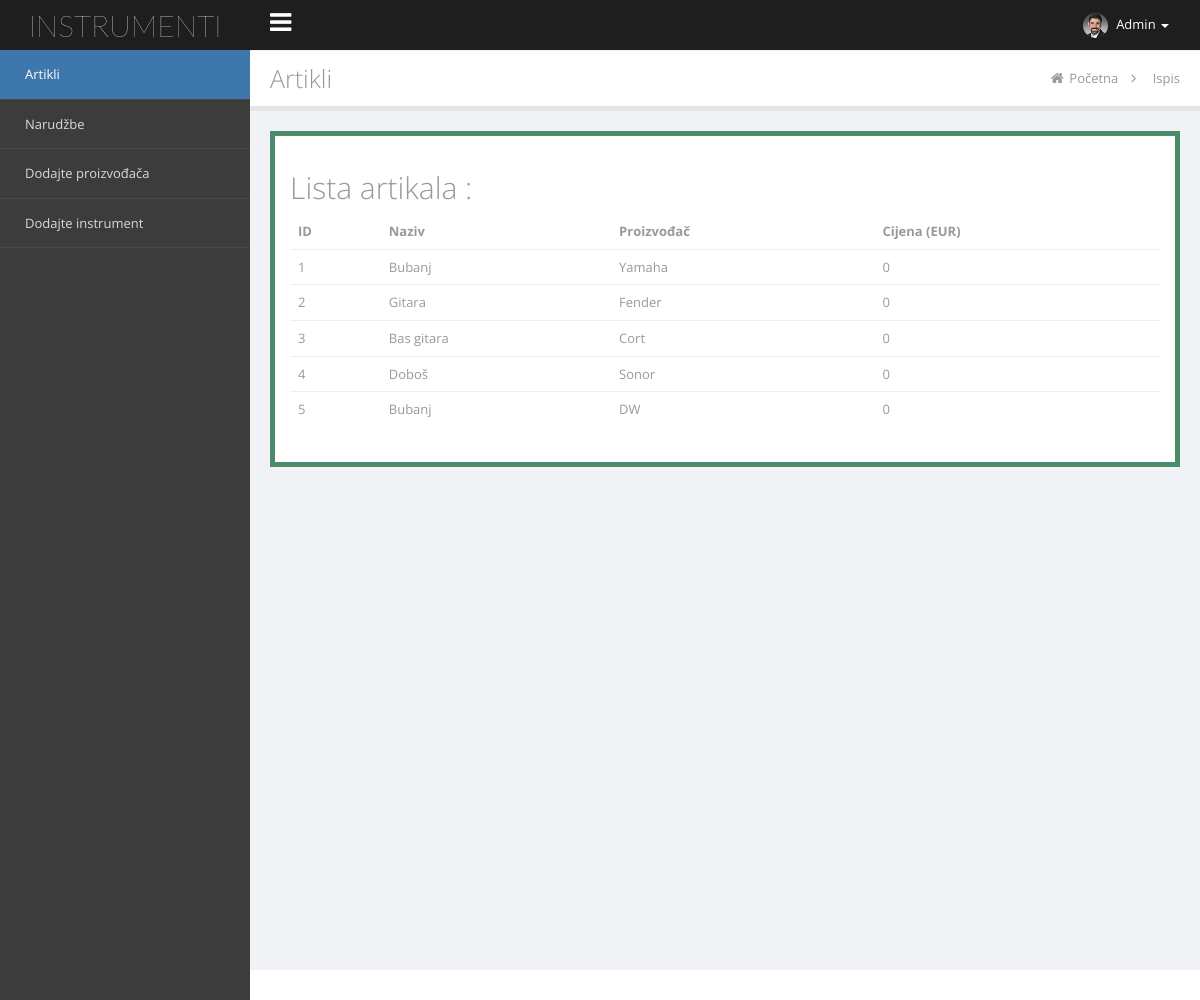
Page /lista.php (signed in) on the committed database.
### tables this page shows
CREATE TABLE IF NOT EXISTS `instrumenti` (
  `inst_id` int(11) NOT NULL AUTO_INCREMENT,
  `naziv` varchar(45) NOT NULL,
  `proizvodjac` varchar(45) NOT NULL,
  `cijena` int(11) NOT NULL,
  PRIMARY KEY (`inst_id`)
);

### lista.php (the view, shortened to what this page needs)
<?php
include "header.php";
?>
                <div id="title-breadcrumb-option-demo" class="page-title-breadcrumb">
                    <div class="page-header pull-left">
                        <div class="page-title">
                            Artikli</div>
                    </div>
                    <ol class="breadcrumb page-breadcrumb pull-right">
                        <li><i class="fa fa-home"></i>&nbsp;<a href="pocetna.php">Početna</a>&nbsp;&nbsp;<i class="fa fa-angle-right"></i>&nbsp;&nbsp;</li>
                        <li class="active">Ispis</li>
                    </ol>
                    <div class="clearfix">
                    </div>
                </div>
                <div class="page-content">
                    <div id="tab-general">
                        <div class="row">
                          <div class="col-md-12">
                            <div class="panel panel-green">
                              <div class="panel-body">
<h2>Lista artikala :</h2>
<table class="table">
    <thead>
       <tr>
            <th>ID</th>
            <th>Naziv</th>
            <th>Proizvođač</th>
	    <th>Cijena (EUR)</th>
       </tr>
    </thead>
    <?php
        $sql1="select * from instrumenti";
        $query1=mysql_query($sql1);
        if(mysql_num_rows($query1) > 0){
        while($row = mysql_fetch_array($query1)):
    ?>
        <tr>
            <td><?php echo $row['inst_id'] ?></td>
            <td><?php echo $row['naziv'] ?></td>
            <td><?php echo $row['proizvodjac'] ?></td>
	    <td><?php echo $row['cijena'] ?></td>
        </tr>
    <?php
            endwhile;
        }
    ?>
</table>
                                </div>
                            </div>
                          </div>
                        </div>
                    </div>
                </div>
<?php
include "footer.php";
?>

### rows in the picture
instrumenti: inst_id "1", naziv "Bubanj", proizvodjac "Yamaha", cijena "0"
instrumenti: inst_id "2", naziv "Gitara", proizvodjac "Fender", cijena "0"
instrumenti: inst_id "3", naziv "Bas gitara", proizvodjac "Cort", cijena "0"
instrumenti: inst_id "4", naziv "Doboš", proizvodjac "Sonor", cijena "0"
instrumenti: inst_id "5", naziv "Bubanj", proizvodjac "DW", cijena "0"

### other values in the picture
$_SESSION['korisnik'] "Admin"
